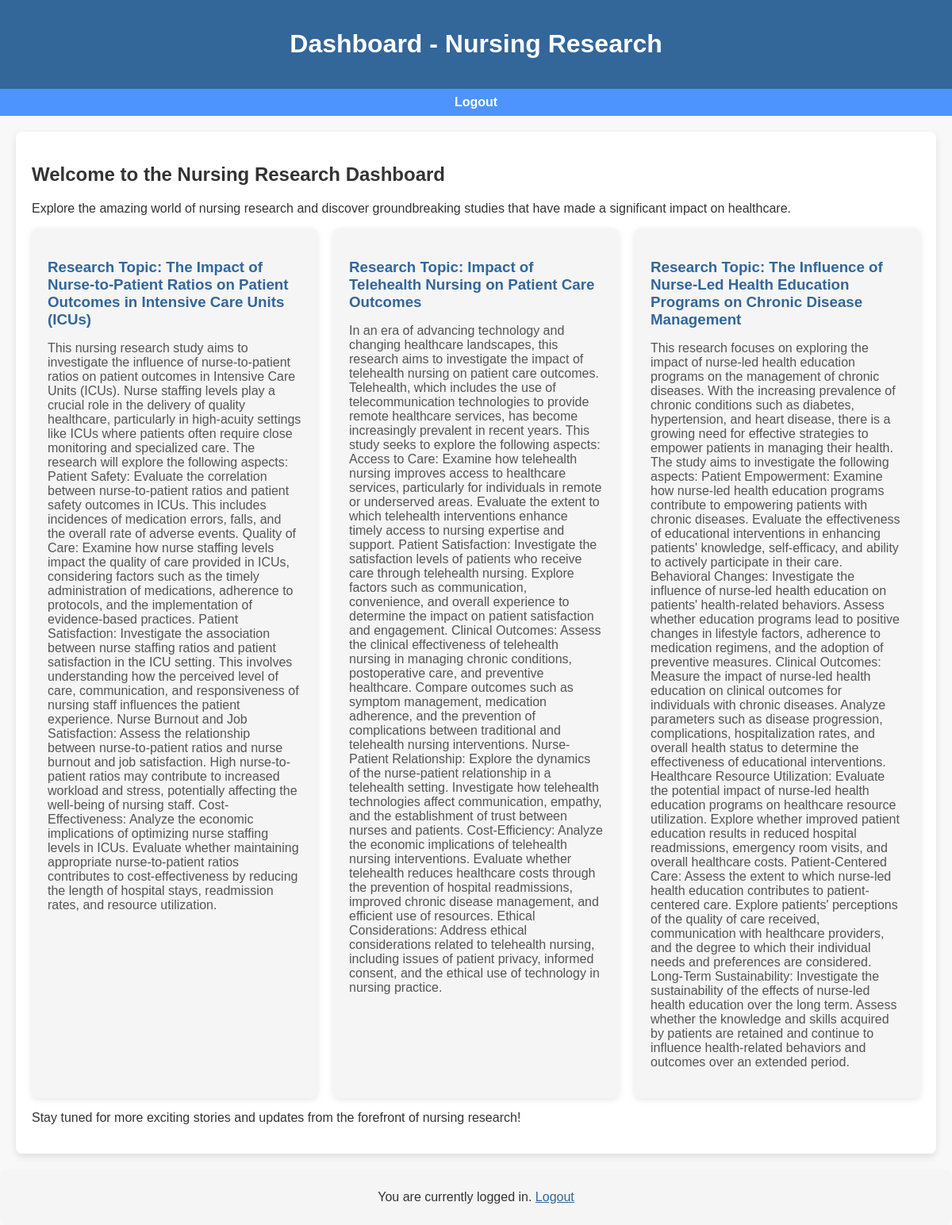
Page /dashboard/ (signed in) on the committed database.
### research/models.py (models this page shows)
class ResearchModel(models.Model):
    title = models.TextField(max_length=500, blank=False)
    description = models.TextField(max_length=5000, blank=False)

### research/views.py (the view)
# urls.py: path('dashboard/', views.dashboardView, name="dashboard"),
@login_required(login_url="login")
def dashboardView(request):
    research = ResearchModel.objects.all()
    return render(request, 'research/dashboard.html', {"research": research})

### research/templates/research/dashboard.html (shortened to what this page needs)
<!DOCTYPE html>
<html lang="en">
<head>
</head>
<body>
    <header>
        <h1>Dashboard - Nursing Research</h1>
    </header>
    <nav>
        <a href="{% url 'logout' %}" id="logout-link">Logout</a>
    </nav>
    <div class="dashboard-section">
        <h2>Welcome to the Nursing Research Dashboard</h2>
        <p>Explore the amazing world of nursing research and discover groundbreaking studies that have made a significant impact on healthcare.</p>
        <ul class="research-list">
            {% for research_item in research %}
                <li class="research-item">
                    <h3>{{ research_item.title }}</h3>
                    <p>{{ research_item.description }}</p>
                </li>
            {% endfor %}
        </ul>
        <p>Stay tuned for more exciting stories and updates from the forefront of nursing research!</p>
    </div>
    <div class="logout-section">
        <p>You are currently logged in. <a href="{% url 'logout' %}" id="logout">Logout</a></p>
    </div>
</body>
</html>

### research/templates/research/dashboard.html (style rules this page uses)
body { font-family: 'Arial', sans-serif; margin: 0; padding: 0; background-color: #f8f8f8; color: #333; }
header { background-color: #336699; color: #fff; text-align: center; padding: 1em 0; }
nav { background-color: #4d94ff; text-align: center; padding: 0.5em 0; }
nav a { color: #fff; text-decoration: none; padding: 0.5em 1em; margin: 0 0.5em; font-weight: bold; }
.dashboard-section { margin: 20px; padding: 20px; background-color: #fff; border-radius: 8px; box-shadow: 0 4px 10px rgba(0, 0, 0, 0.1); }
.research-list { list-style: none; padding: 0; display: grid; gap: 20px; grid-template-columns: repeat(auto-fit, minmax(300px, 1fr)); }
.research-item { padding: 20px; background-color: #f5f5f5; border-radius: 8px; box-shadow: 0 2px 8px rgba(0, 0, 0, 0.1); transition: transform 0.3s ease-in-out; }
.research-item h3 { color: #336699; margin-bottom: 0.5em; }
.research-item p { color: #555; }
.logout-section { text-align: center; margin-top: 20px; padding: 10px; background-color: #f5f5f5; border-radius: 8px; }
.logout-section a { color: #336699; text-decoration: underline; cursor: pointer; }

### rows in the picture
ResearchModel: title "Research Topic: The Impact of Nurse-to-Patient Ratios on Patient Outcomes in Intensive Care Units (ICUs)", description "This nursing research study aims to investigate the influence of nurse-to-patient ratios on patient outcomes in Intensive Care Units (ICUs). Nurse staffing levels play a crucial role in the delivery of quality healthcare, particularly in high-acuity settings like ICUs where patients often require close monitoring and specialized care. The research will explore the following aspects: Patient Safety: Evaluate the correlation between nurse-to-patient ratios and patient safety outcomes in ICUs. This includes incidences of medication errors, falls, and the overall rate of adverse events. Quality of Care: Examine how nurse staffing levels impact the quality of care provided in ICUs, considering…"
ResearchModel: title "Research Topic: Impact of Telehealth Nursing on Patient Care Outcomes", description "In an era of advancing technology and changing healthcare landscapes, this research aims to investigate the impact of telehealth nursing on patient care outcomes. Telehealth, which includes the use of telecommunication technologies to provide remote healthcare services, has become increasingly prevalent in recent years. This study seeks to explore the following aspects: Access to Care: Examine how telehealth nursing improves access to healthcare services, particularly for individuals in remote or underserved areas. Evaluate the extent to which telehealth interventions enhance timely access to nursing expertise and support. Patient Satisfaction: Investigate the satisfaction levels of…"
ResearchModel: title "Research Topic: The Influence of Nurse-Led Health Education Programs on Chronic Disease Management", description "This research focuses on exploring the impact of nurse-led health education programs on the management of chronic diseases. With the increasing prevalence of chronic conditions such as diabetes, hypertension, and heart disease, there is a growing need for effective strategies to empower patients in managing their health. The study aims to investigate the following aspects: Patient Empowerment: Examine how nurse-led health education programs contribute to empowering patients with chronic diseases. Evaluate the effectiveness of educational interventions in enhancing patients' knowledge, self-efficacy, and ability to actively participate in their care. Behavioral Changes: Investigate the…"
